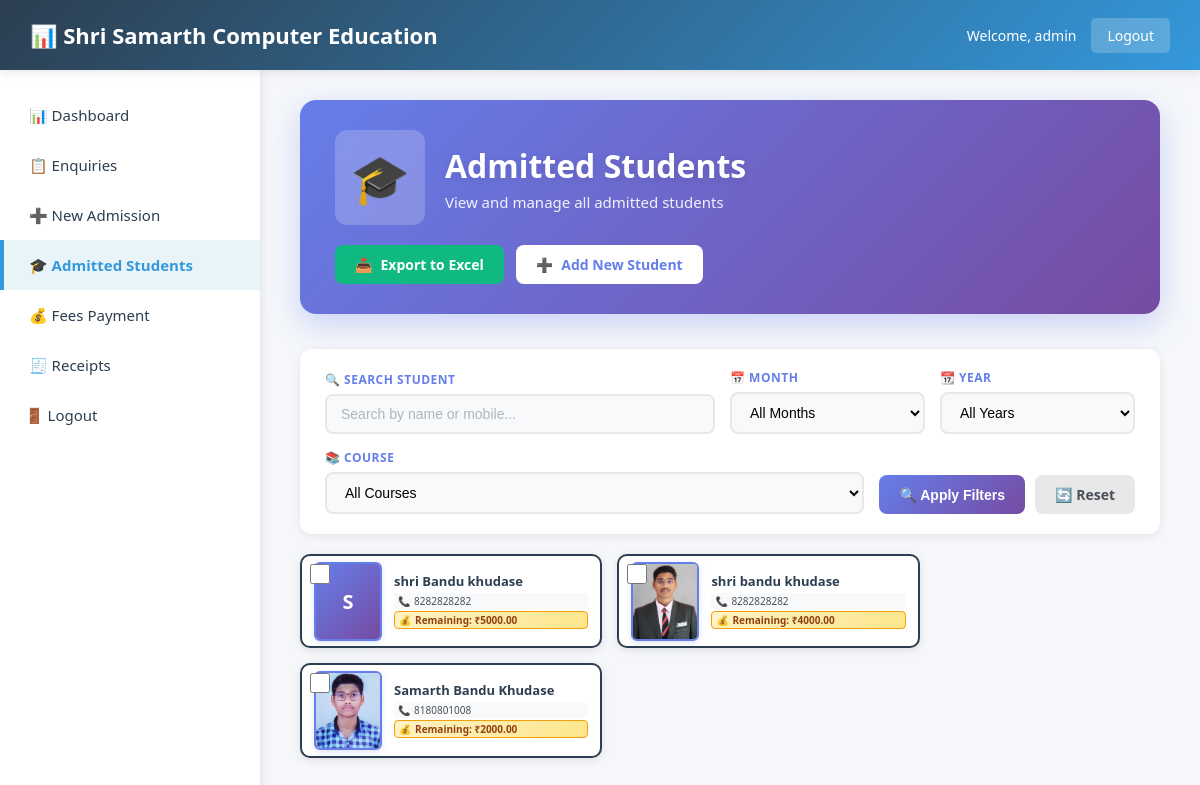
/admission/students/ (signed in), run on an earlier commit of the app's database.
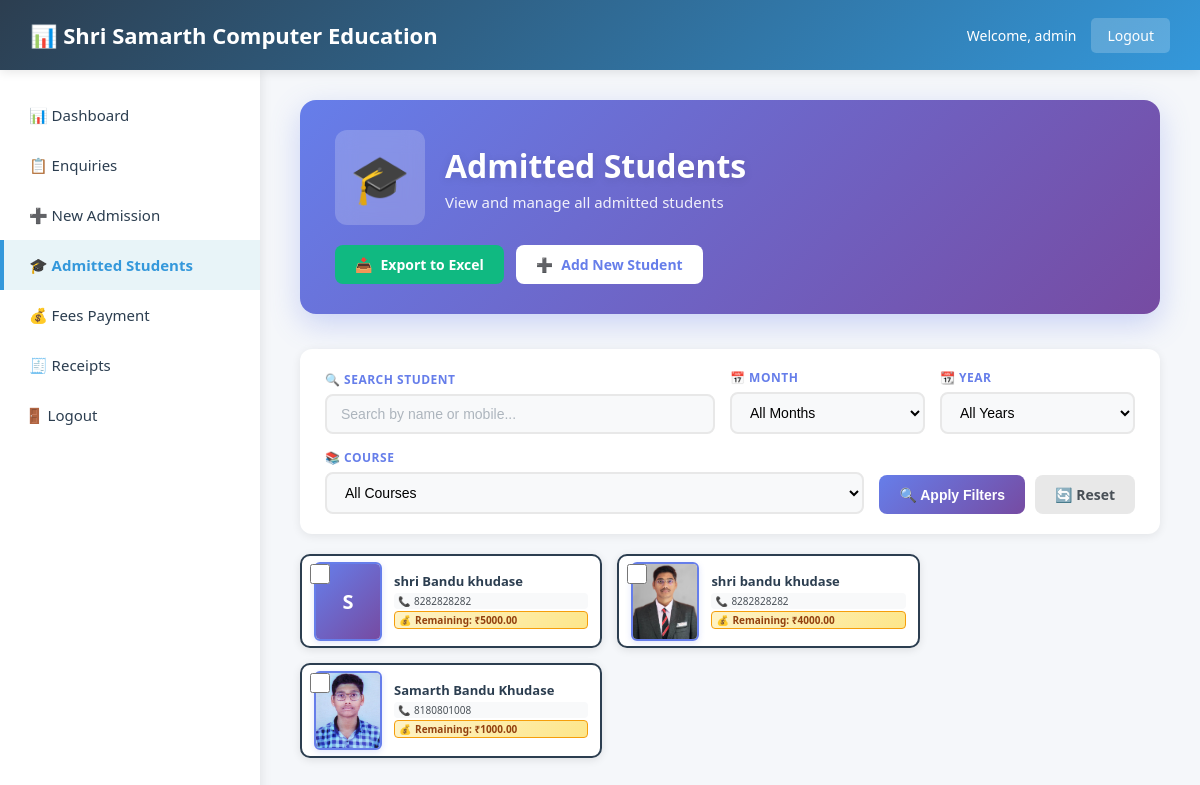
And on a later commit of the database.
### core/models.py (models this page shows, shortened)
class AdmittedStudent(models.Model):
    COURSE_CHOICES = [
        ('MS-CIT', 'MS-CIT'),
        ('Tally', 'Tally'),
        ('Advance Excel', 'Advance Excel'),
        ('IOT', 'IOT'),
        ('Scratch', 'Scratch'),
        ('Other', 'Other'),
    ]
    GENDER_CHOICES = [
        ('Male', 'Male'),
        ('Female', 'Female'),
        ('Other', 'Other'),
    ]
    MARITAL_STATUS_CHOICES = [
        ('Single', 'Single'),
        ('Married', 'Married'),
    ]
    course = models.CharField(max_length=50, choices=COURSE_CHOICES)
    custom_course = models.CharField(max_length=100, blank=True, null=True, help_text="If 'Other' is selected")
    student_name = models.CharField(max_length=100)
    father_name = models.CharField(max_length=100)
    surname = models.CharField(max_length=100)
    mother_name = models.CharField(max_length=100)
    full_name = models.CharField(max_length=300)
    date_of_birth = models.DateField()
    mobile_own = models.CharField(max_length=15)
    parent_mobile = models.CharField(max_length=15, blank=True, null=True)
    gender = models.CharField(max_length=10, choices=GENDER_CHOICES)
    marital_status = models.CharField(max_length=10, choices=MARITAL_STATUS_CHOICES)
    address = models.TextField()
    city = models.CharField(max_length=100)
    tehsil_block = models.CharField(max_length=100)
    district = models.CharField(max_length=100)
    pin_code = models.CharField(max_length=10)
    educational_qualification = models.CharField(max_length=200)
    photo = models.ImageField(upload_to='student_photos/', blank=True, null=True)
    total_fees = models.DecimalField(
        max_digits=10,
        decimal_places=2,
        validators=[MinValueValidator(0)],
        default=5000
    )
    paid_fees = models.DecimalField(
        max_digits=10,
        decimal_places=2,
        validators=[MinValueValidator(0)],
        default=0
    )
    admission_date = models.DateTimeField(auto_now_add=True)
    updated_at = models.DateTimeField(auto_now=True)
    @property
    def remaining_fees(self):
        return self.total_fees - self.paid_fees
    class Meta:
        ordering = ['-admission_date']
        verbose_name = 'Admitted Student'
        verbose_name_plural = 'Admitted Students'

### core/views.py (the view)
# urls.py: path('admission/students/', views.admitted_students, name='admitted_students'),
@login_required
def admitted_students(request):
    search = request.GET.get("search", "")
    month = request.GET.get("month", "")
    year = request.GET.get("year", "")
    course = request.GET.get("course", "")
    students = AdmittedStudent.objects.all().order_by('-admission_date')
    if search:
        students = students.filter(
            Q(full_name__icontains=search) |
            Q(student_name__icontains=search) |
            Q(mobile_own__icontains=search)
        )
    if month:
        students = students.filter(admission_date__month=month)
    if year:
        students = students.filter(admission_date__year=year)
    if course:
        students = students.filter(course=course)
    available_years = (
        AdmittedStudent.objects
        .annotate(year=ExtractYear('admission_date'))
        .values_list('year', flat=True)
        .distinct()
        .order_by('-year')
    )
    return render(request, 'core/admitted_students.html', {
        'students': students,
        'search': search,
        'month': month,
        'year': year,
        'course': course,
        'available_years': available_years,
        'active_page': 'admitted_students'
    })

### templates/core/admitted_students.html (shortened to what this page needs)
{% extends 'base/base.html' %}
{% load static %}
{% block extra_css %}
<link rel="stylesheet" href="{% static 'core/admitted_students.css' %}">
{% endblock %}
{% block page_heading %}
<div class="page-header">
    <div class="page-header-content">
        <div class="page-title-wrapper">
            <div class="page-icon">🎓</div>
            <div>
                <h1 class="page-title">Admitted Students</h1>
                <p class="page-subtitle">View and manage all admitted students</p>
            </div>
        </div>
        <div class="page-actions">
            <a href="{% url 'export_admitted_students_excel' %}?search={{ search }}&month={{ month }}&year={{ year }}&course={{ course }}" class="action-btn primary">
                <span>📥</span> Export to Excel
            </a>
            <a href="{% url 'new_admission' %}" class="action-btn primary">
                <span>➕</span> Add New Student
            </a>
        </div>
    </div>
</div>
{% endblock %}
{% block content %}
<div class="filters-container">
    <form method="get" class="filters-form" id="filterForm">
        <div class="filter-group search-group">
            <label for="search">🔍 Search Student</label>
            <input
                type="text"
                name="search"
                id="search"
                placeholder="Search by name or mobile..."
                value="{{ search }}"
                class="filter-input"
            >
        </div>
        <div class="filter-group">
            <label for="month">📅 Month</label>
            <select name="month" id="month" class="filter-select">
                <option value="">All Months</option>
            </select>
        </div>
        <div class="filter-group">
            <label for="year">📆 Year</label>
            <select name="year" id="year" class="filter-select">
                <option value="">All Years</option>
            </select>
        </div>
        <div class="filter-group">
            <label for="course">📚 Course</label>
            <select name="course" id="course" class="filter-select">
                <option value="">All Courses</option>
            </select>
        </div>
        <div class="filter-buttons">
            <button type="submit" class="filter-btn apply">
                🔍 Apply Filters
            </button>
            <a href="{% url 'admitted_students' %}" class="filter-btn reset">
                🔄 Reset
            </a>
        </div>
    </form>
</div>
<div class="students-container">
    <div class="students-grid">
        {% if students %}
            {% for student in students %}
            <div class="student-card" data-student-id="{{ student.id }}">
                <div class="student-select">
                    <input type="checkbox" class="student-checkbox" value="{{ student.id }}" onclick="event.stopPropagation(); updateSelectedCount();">
                </div>
                <div class="student-photo" onclick="openStudentModal({{ student.id }})">
                    {% if student.photo %}
                        <img src="{{ student.photo.url }}" alt="{{ student.full_name }}">
                    {% else %}
                        <div class="photo-placeholder">
                            {{ student.student_name|slice:":1"|upper }}
                        </div>
                    {% endif %}
                </div>
                <div class="student-info" onclick="openStudentModal({{ student.id }})">
                    <h3 class="student-name">{{ student.full_name }}</h3>
                    <div class="student-details">
                        <div class="detail-item">
                            <span class="detail-icon">📞</span>
                            <span>{{ student.mobile_own }}</span>
                        </div>
                        <div class="detail-item fees">
                            <span class="detail-icon">💰</span>
                            <span>Remaining: ₹{{ student.remaining_fees|floatformat:2 }}</span>
                        </div>
                    </div>
                </div>
            </div>
            {% endfor %}
        {% endif %}
    </div>
</div>
{% endblock %}

What changed in the data, as far as the page shows it:
changed AdmittedStudent "Samarth Bandu Khudase": remaining_fees "2000.00" → "1000.00"
